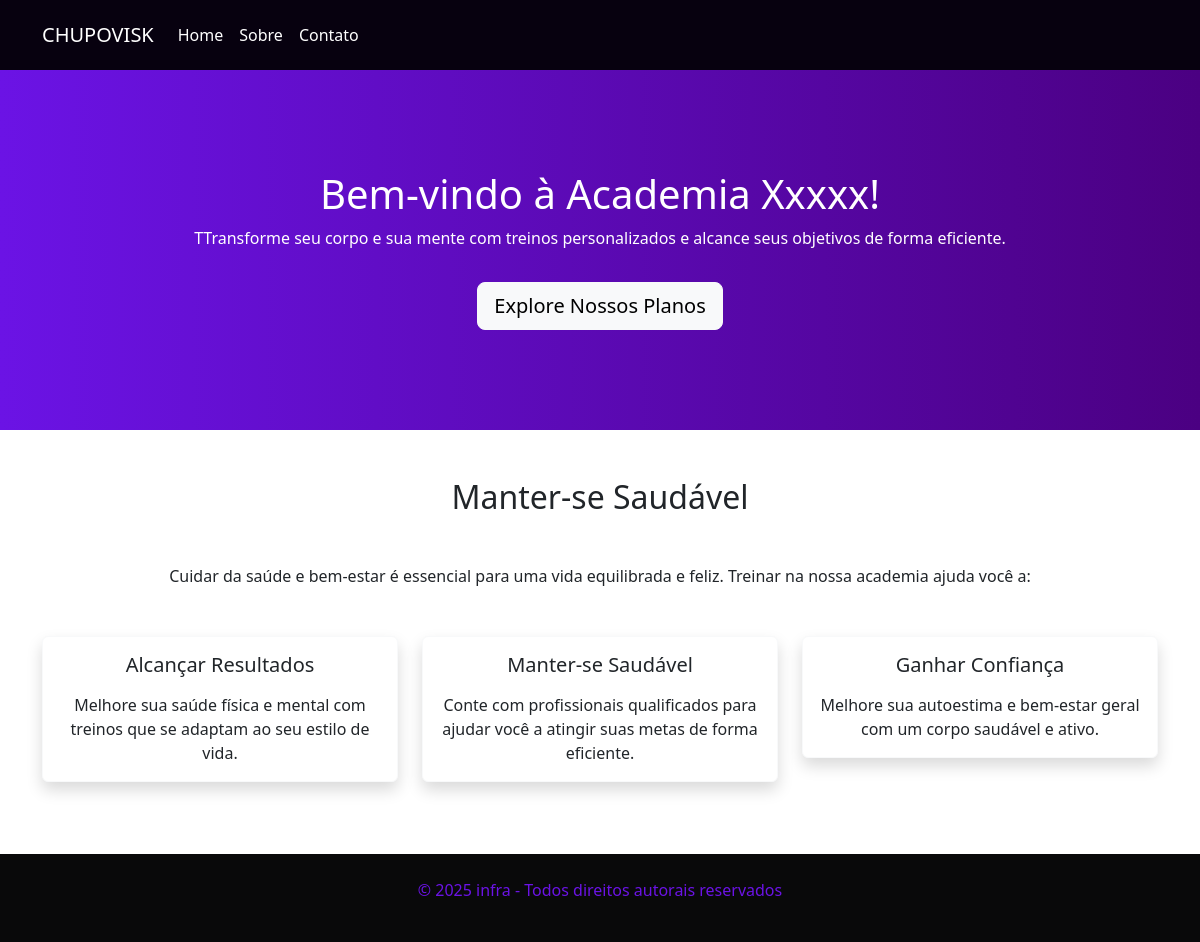
Before: / with the older database file.
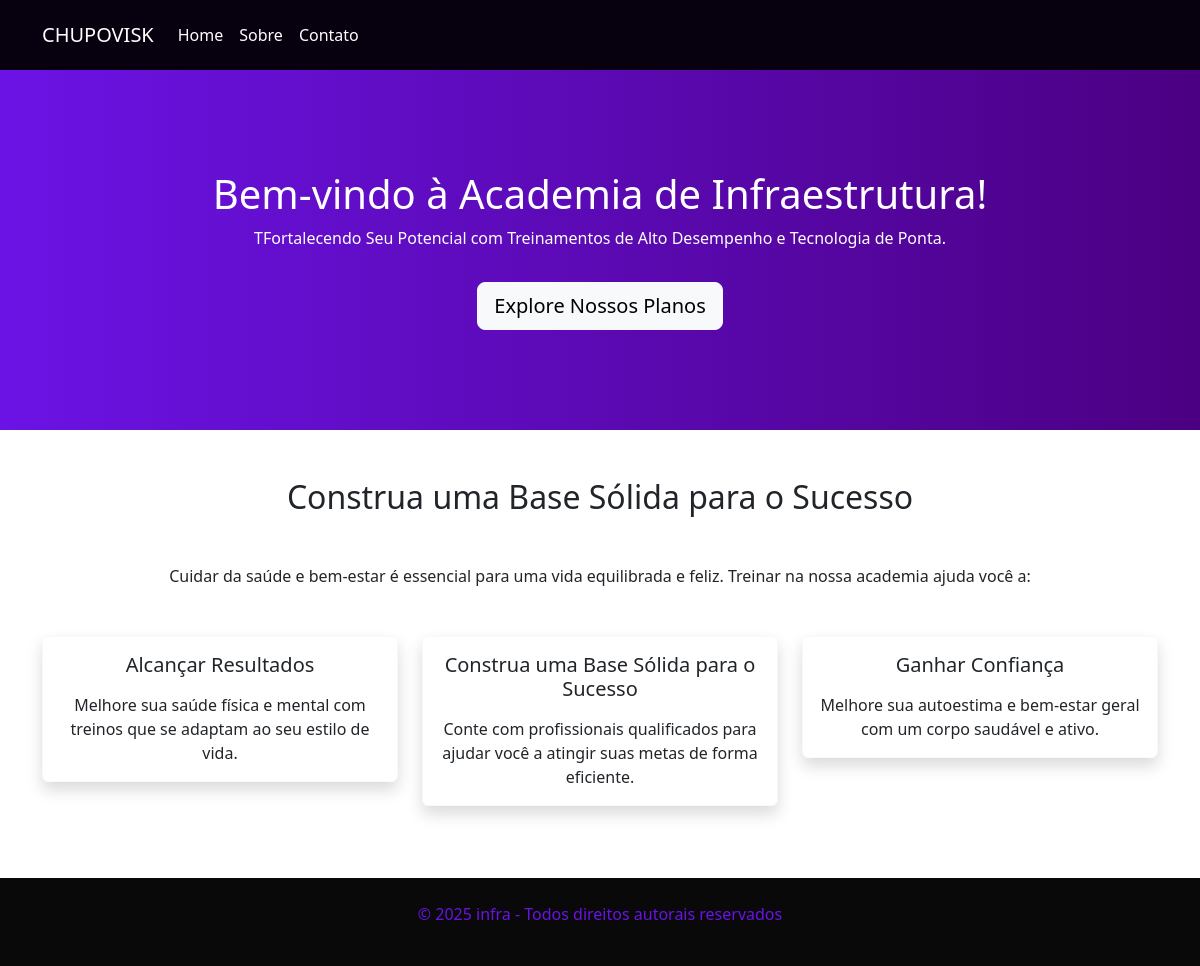
After: the same page with the newer database file.
### courses/models.py (models this page shows, shortened)
class Home(models.Model):
    title = models.CharField(max_length=255, verbose_name="Título")
    subtitle = models.CharField(max_length=255, verbose_name="Subtítulo")
    text_btn = models.CharField(max_length=50, verbose_name="Texto do Botão")
    link_btn = models.URLField(max_length=500, verbose_name="Link do Botão")
    title_topics = models.CharField(max_length=255, verbose_name="Título dos Tópicos")
    subtitle_topics = models.CharField(max_length=255, verbose_name="Subtítulo dos Tópicos")
    title_topic_one = models.CharField(max_length=255, verbose_name="Título do Tópico 1")
    description_topic_one = models.TextField(verbose_name="Descrição do Tópico 1")
    title_topic_two = models.CharField(max_length=255, verbose_name="Título do Tópico 2")
    description_topic_two = models.TextField(verbose_name="Descrição do Tópico 2")
    title_topic_three = models.CharField(max_length=255, verbose_name="Título do Tópico 3")
    description_topic_three = models.TextField(verbose_name="Descrição do Tópico 3")
    class Meta:
        verbose_name = "Página Inicial"
        verbose_name_plural = "Páginas Iniciais"

### courses/views.py (the view)
# urls.py: 2. Add a URL to urlpatterns:  path('', views.home, name='home')
def home(request):
    home = Home.objects.filter().first()
    return render(request, 'courses/home.html', { 'home': home})

### courses/templates/courses/home.html
    {% extends "courses/base.html" %}
    {% block content %}
    <header class="hero">
        <h1>{{ home.title }} </h1>
        <p>T{{ home.subtitle}}
        </p>
        <a href="{{ home.link_btn }}" class="btn btn-light btn-lg mt-3">{{ home.text_btn }}</a>
      </header>
      <main class="container my-5">
        <section class="text-center">
          <h2 class="mb-5"> {{home.title_topic_one}}</h2>
          <p class="mb-5">  {{home.subtitle_topics}} </p>
          <div class="row mb-4">
            <div class="col-md-4">
              <div class="card shadow border-light">
                <div class="card-body">
                  <h5 class="card-title mb-3"> {{home.title_topic_two}} </h5>
                  <p class="card-text"> {{home.description_topic_one}}</p>
                </div>
              </div>
            </div>
            <div class="col-md-4">
              <div class="card shadow border-light">
                <div class="card-body">
                  <h5 class="card-title mb-3"> {{home.title_topic_one}} </h5>
                  <p class="card-text"> {{home.description_topic_two}} </p>
                </div>
              </div>
            </div>
            <div class="col-md-4">
              <div class="card shadow border-light">
                <div class="card-body">
                  <h5 class="card-title mb-3"> {{home.title_topic_three}} </h5>
                  <p class="card-text"> {{home.description_topic_three}} </p>
                </div>
              </div>
            </div>
          </div>
        </section>
      </main>
    {% endblock %}

### courses/templates/courses/base.html (shortened to what this page needs)
<!DOCTYPE html>
<html lang="pt-br" class="h-100" >
  <head>
    <link href="https://cdn.jsdelivr.net/npm/bootstrap@5.3.3/dist/css/bootstrap.min.css" rel="stylesheet">
  </head>
  <body class="d-flex flex-column h-100">
    <nav class="navbar navbar-expand-lg">
      <div class="container">
        <a class="navbar-brand text-white" href="#">CHUPOVISK</a>
        <div class="collapse navbar-collapse" id="navbarSupportedContent">
          <ul class="navbar-nav me-auto mb-2 mb-lg-0">
            <li class="nav-item">
              <a class="nav-link active" aria-current="page" href="{% url "home" %}">Home</a>
            </li>
            <li class="nav-item">
              <a class="nav-link" href=" url "about" ">Sobre</a>
            </li>
            <li class="nav-item">
              <a class="nav-link" href=" url "contact" ">Contato</a>
            </li>
          </ul>
        </div>
      </div>
    </nav>
    {% block content %}
    {% endblock %}
    <footer class="text-center py-4 my-auto">
      <div class="container">
       <p> <span class="mb-0"</span>
         © {% now "Y"%} infra - Todos direitos autorais reservados
        </p>
      </div>
    </footer>
    </body>
</html>

### courses/templates/courses/base.html (style rules this page uses)
.navbar { background-color: #07010f; }
.navbar a.nav-link { color: white !important; padding: 15px; }
.hero { background: linear-gradient(90deg, #6b13e5, #4b0082); color: white; padding: 100px 20px; text-align: center; }
.hero h1, .hero p { color: white; }
footer { background-color: #09090a; color: #6b13e5; }

Changed rows visible on the page:
removed Home: title "Bem-vindo à Academia Xxxxx!", subtitle "Transforme seu corpo e sua mente com treinos personalizados e alcance seus objetivos de forma eficiente.", text_btn "Explore Nossos Planos", title_topic_one "Manter-se Saudável", subtitle_topics "Cuidar da saúde e bem-estar é essencial para uma vida equilibrada e feliz. Treinar na nossa academia ajuda você a:", title_topic_two "Alcançar Resultados", description_topic_one "Melhore sua saúde física e mental com treinos que se adaptam ao seu estilo de vida.", description_topic_two "Conte com profissionais qualificados para ajudar você a atingir suas metas de forma eficiente.", title_topic_three "Ganhar Confiança", description_topic_three "Melhore sua autoestima e bem-estar geral com um corpo saudável e ativo."
added Home: title "Bem-vindo à Academia de Infraestrutura!", subtitle "Fortalecendo Seu Potencial com Treinamentos de Alto Desempenho e Tecnologia de Ponta.", text_btn "Explore Nossos Planos", title_topic_one "Construa uma Base Sólida para o Sucesso", subtitle_topics "Cuidar da saúde e bem-estar é essencial para uma vida equilibrada e feliz. Treinar na nossa academia ajuda você a:", title_topic_two "Alcançar Resultados", description_topic_one "Melhore sua saúde física e mental com treinos que se adaptam ao seu estilo de vida.", description_topic_two "Conte com profissionais qualificados para ajudar você a atingir suas metas de forma eficiente.", title_topic_three "Ganhar Confiança", description_topic_three "Melhore sua autoestima e bem-estar geral com um corpo saudável e ativo."
